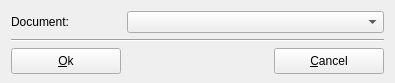
<ui version="4.0" >
 <class>UiPreviewDocumentBase</class>
 <widget class="QWidget" name="UiPreviewDocumentBase" >
  <property name="geometry" >
   <rect>
    <x>0</x>
    <y>0</y>
    <width>395</width>
    <height>83</height>
   </rect>
  </property>
  <property name="minimumSize" >
   <size>
    <width>395</width>
    <height>83</height>
   </size>
  </property>
  <property name="maximumSize" >
   <size>
    <width>395</width>
    <height>83</height>
   </size>
  </property>
  <property name="windowTitle" >
   <string>Preview document</string>
  </property>
  <property name="windowIcon" >
   <iconset resource="../../resource/dms.qrc" >:/picture/16/images/16x16/computer_16.png</iconset>
  </property>
  <layout class="QGridLayout" >
   <item row="0" column="0" >
    <layout class="QHBoxLayout" >
     <item>
      <widget class="QLabel" name="labelDocument" >
       <property name="minimumSize" >
        <size>
         <width>110</width>
         <height>0</height>
        </size>
       </property>
       <property name="maximumSize" >
        <size>
         <width>110</width>
         <height>16777215</height>
        </size>
       </property>
       <property name="text" >
        <string>Document:</string>
       </property>
       <property name="buddy" >
        <cstring>comboBoxDocument</cstring>
       </property>
      </widget>
     </item>
     <item>
      <widget class="QComboBox" name="comboBoxDocument" />
     </item>
    </layout>
   </item>
   <item row="1" column="0" >
    <widget class="Line" name="line" >
     <property name="orientation" >
      <enum>Qt::Horizontal</enum>
     </property>
    </widget>
   </item>
   <item row="2" column="0" >
    <layout class="QHBoxLayout" >
     <item>
      <widget class="QPushButton" name="btnOk" >
       <property name="minimumSize" >
        <size>
         <width>110</width>
         <height>26</height>
        </size>
       </property>
       <property name="maximumSize" >
        <size>
         <width>110</width>
         <height>26</height>
        </size>
       </property>
       <property name="text" >
        <string>&amp;Ok</string>
       </property>
      </widget>
     </item>
     <item>
      <spacer>
       <property name="orientation" >
        <enum>Qt::Horizontal</enum>
       </property>
       <property name="sizeHint" >
        <size>
         <width>392</width>
         <height>26</height>
        </size>
       </property>
      </spacer>
     </item>
     <item>
      <widget class="QPushButton" name="btnCancel" >
       <property name="minimumSize" >
        <size>
         <width>110</width>
         <height>26</height>
        </size>
       </property>
       <property name="maximumSize" >
        <size>
         <width>110</width>
         <height>26</height>
        </size>
       </property>
       <property name="text" >
        <string>&amp;Cancel</string>
       </property>
      </widget>
     </item>
    </layout>
   </item>
  </layout>
 </widget>
 <tabstops>
  <tabstop>comboBoxDocument</tabstop>
  <tabstop>btnOk</tabstop>
  <tabstop>btnCancel</tabstop>
 </tabstops>
 <resources>
  <include location="../../resource/dms.qrc" />
 </resources>
 <connections/>
</ui>
